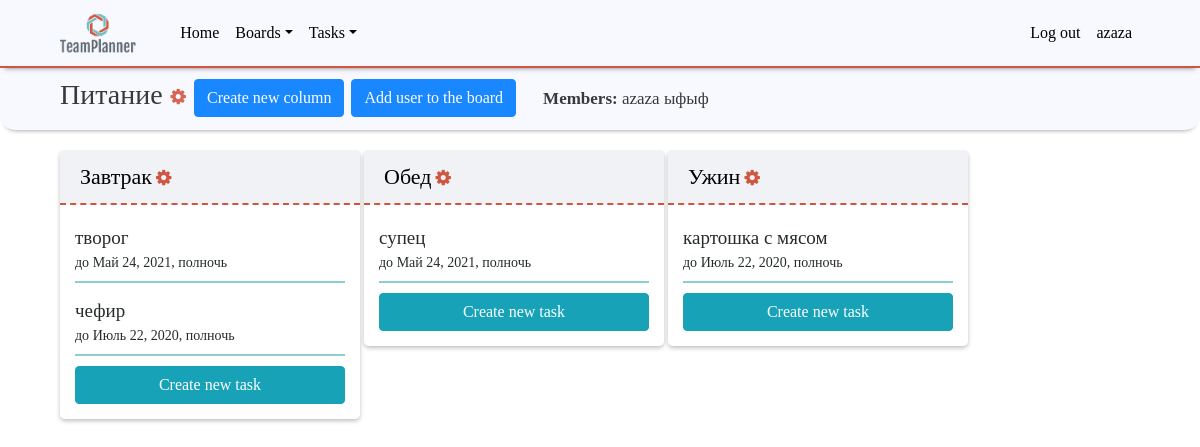
The app's page /boards/20/ (signed in) with its own data.
### mysite/apps/boards/models.py (models this page shows, shortened)
class Board(models.Model):
    users = models.ManyToManyField(User, related_name='boards')
    board_title = models.CharField('Name of title', max_length=200)
    pub_date = models.DateTimeField("Date of publication")
    class Meta:
        verbose_name = 'Доска'
        verbose_name_plural = 'Доски'

### mysite/apps/columns/models.py (models this page shows, shortened)
class Column(models.Model):
    board = models.ForeignKey(Board, on_delete=models.CASCADE, related_name="column", null=True)
    column_title = models.CharField('Name of title', max_length=200)
    class Meta:
        verbose_name = 'Колонка'
        verbose_name_plural = 'Колонки'

### mysite/apps/tasks/models.py (models this page shows)
class Task(models.Model):
    column = models.ForeignKey(Column, on_delete=models.CASCADE, related_name="task", null=True)
    author = models.ForeignKey(settings.AUTH_USER_MODEL, on_delete=models.CASCADE)
    how_do_this = models.ManyToManyField(settings.AUTH_USER_MODEL, related_name="how_do")
    title = models.CharField(max_length=200)
    description = models.TextField(default="")
    pub_date = models.DateTimeField("Date of publication")
    lead_time = models.DateTimeField("Date of assignment", null=True)  # можно не заполнять
    is_completed = models.BooleanField(default=False)
    def __str__(self):
        return self.title
    class Meta:
        verbose_name = 'Задача'
        verbose_name_plural = 'Задачи'

### mysite/apps/boards/views.py (the view)
# urls.py: path('<int:board_id>/', views.detail, name='detail'),
@login_required(login_url='/login')
def detail(request, board_id):
    board = Board.objects.get(id=board_id)
    if request.user in board.users.all():
        columns_list = Column.objects.filter(board=board_id)
        task_list = Task.objects.all()
        return render(request, 'boards/detail.html',
                      {'board': board, 'columns_list': columns_list, 'task_list': task_list})
    else:
        return render(request, "account_pages/warning.html")

### mysite/templates/boards/detail.html (shortened to what this page needs)
{% extends "../account_pages/base.html" %}
{% block board %}
    <div class="board-title-block main-padding">
        <h3>
            {{board.board_title}}
            <div class="dropdown show" style="display: inline-block;">
                <a class="btn btn-link settings-link" href="#" role="button" id="dropdownSettingsBoard" data-toggle="dropdown" aria-expanded="false">
                    <i class="fa fa-cog" aria-hidden="true"></i>
                </a>
            </div>
            <a class="btn btn-primary" href="/columns/create_column/{{board.id}}">Create new column</a>
            <a class="btn btn-primary" href="/boards/invite_user/{{board.id}}/">Add user to the board</a>
            <span style="font-size: 17px; font-weight: 400;padding-left: 20px">
                <b>Members:</b>
                {% for user in board.users.all %}
                    {{user.username}}
                {% endfor %}
            </span>
        </h3>
    </div>
    <div class="columns-block main-padding">
        {% for column in board.column.all %}
            <div class="column-block">
                <div class="column-title-block">
                    <a class="column-title" href="#">{{column.column_title}}</a>
                    <div class="dropdown show" style="display: inline-block;">
                        <a class="settings-link" href="#" role="button" id="dropdownSettingsColumn" data-toggle="dropdown" aria-expanded="false">
                            <i class="fa fa-cog" aria-hidden="true"></i>
                        </a>
                    </div>
                </div>
                <div class="column-content">
                    {% for task in column.task.all %}
                        <a class="task-title {% if task.is_completed %}completed-task{% endif %}" href="#"
                           onclick="showTaskInfo({'title': '{{task.title}}', 'author':'{{task.author}}',
                           'pub_date':'{{task.pub_date}}', 'lead_time':'{{task.lead_time}}',
                           'work_id': '{{task.id}}/{{column.id}}/{{board.id}}', 'is_completed': '{{task.is_completed}}',
                           'description': '{{task.description}}', 'id_for_add_comments': '{{task.id}}/{{board.id}}'})">
                            {{task.title}}
                            <div class="task-date">до {{task.lead_time}}</div>
                        </a>
                    {% endfor %}
                    <a href="tasks/create_task/{{column.id}}/{{board.id}}" role="button" class="btn btn-info btn-new-task">Create new task</a>
                </div>
            </div>
        {% endfor %}
    </div>
    {% load static %}
{% endblock %}

### mysite/templates/account_pages/base.html (shortened to what this page needs)
<!DOCTYPE html>
<html lang="en">
	<head>
		<link rel="stylesheet" href="https://stackpath.bootstrapcdn.com/bootstrap/4.3.1/css/bootstrap.min.css">
		{% load static %}
		<link rel="stylesheet" type="text/css" href="{% static 'css/main.css' %}">
		<link rel="stylesheet" href="https://cdnjs.cloudflare.com/ajax/libs/font-awesome/4.7.0/css/font-awesome.min.css">
	</head>
	<body>
		<header>
			<nav class="navbar navbar-expand-sm main-padding" id="menuheader">
				<a class="navbar-brand" href="#">
					<img src="{% static 'img/logo.png' %}" alt="Logo" class="logo">
				</a>
				<div class="collapse navbar-collapse" id="navbarNav">
					<ul class="navbar-nav mr-auto">
						<li class="nav-item">
							<a class="nav-link" href="/">Home</a>
						</li>
						{% if user.is_authenticated %}
							<li class="nav-item dropdown">
							<a class="nav-link dropdown-toggle" href="#" id="navbarDropBoards" data-toggle="dropdown">Boards</a>
						</li>
						{% endif %}
							<li class="nav-item dropdown">
								<a class="nav-link dropdown-toggle" href="#" id="navbarDropTasks" data-toggle="dropdown">Tasks</a>
							</li>
					</ul>
					<ul class="navbar-nav">
						{% if user.is_authenticated %}
								<li class="nav-item">
									<a class="nav-link" href="/logout">Log out</a>
								</li>
								<li class="nav-item">
									<a class="nav-link" href="/">{{user.username}}</a>
								</li>
						{% endif %}
					</ul>
				</div>
			</nav>
		</header>
		{% if not board %}
			<div class="container">
				<div id="content" name="content" class="main">
					{% if user.is_authenticated %}
						<h1 class="mt-2">{{user.username}}</h1>
						<hr class="mt-0">
					{% endif %}
					{% block content %}
					{% endblock %}
				</div>
			</div>
		{% else %}
			{% block board %}
			{% endblock %}
		{% endif %}
	</body>
</html>

### mysite/static/css/main.css (style rules this page uses)
body { background-size: cover; background: url('../img/back.jpg') no-repeat fixed; font-family: Fira Sans; }
.logo { height: 40px; margin-right: 20px }
header { margin-bottom: 20px; height: 70px; z-index: 10; position: relative; }
#menuheader { font-family: OfficinaSans; padding-left: 60px; padding-right: 60px; border-bottom: 2px solid #D15641; box-shadow: 0 5px 5px -5px rgba(0, 0, 0, .5); opacity: 0.9; background: ghostwhite; position: fixed; width: 100%; top: 0; }
.main-padding { padding-left: 60px; padding-right: 60px; }
#menuheader .nav-link { color: black }
.settings-link { font-size: 18px; padding: 0; color: #D15641; }
.column-title { color: black; font-size: 22px; font-weight: 500; font-family: OfficinaSans; }
.column-block { border-radius: 5px; box-shadow: 0 2px 4px rgba(0, 0, 0, .25); width: 300px; display: inline-block; vertical-align: top; background: #f0f2f5; overflow-y: auto; max-height: 98%; }
.column-title-block { cursor: pointer; padding: 10px 20px; border-bottom: 2px dashed #D15641; color: white; white-space: normal; }
.column-content { padding: 15px; background: white; }
.task-title { color: #262c2c; font-size: 19px; display: block; font-family: OfficinaSans; margin-bottom: 10px; border-bottom: 2px solid #8ECDD1; white-space: normal; line-height: 20px; padding-top: 8px; padding-bottom: 8px; }
.task-date { font-size: 14px; margin-top: 5px; font-family: Fira Sans; }
.board-title-block { position: fixed; width: 100%; z-index: 9; background: ghostwhite; top: 68px; padding-top: 10px; padding-bottom: 5px; box-shadow: 0 5px 5px -5px rgba(0, 0, 0, .5); border-radius: 0 0 15px 15px; opacity: 0.9; }
.board-title-block h3 { display: inline-block }
.columns-block { margin-top: 60px; overflow-x: auto; overflow-y: hidden; white-space: nowrap; position: absolute; top: 90px; right: 0; bottom: 0; left: 0; }
.btn-new-task { width: 100% }

### records on screen
Board: board_title "Питание"
Column: column_title "Завтрак"
Task: title "творог", lead_time "Май 24, 2021, полночь"
Task: title "чефир", lead_time "Июль 22, 2020, полночь"
Column: column_title "Обед"
Task: title "супец", lead_time "Май 24, 2021, полночь"
Column: column_title "Ужин"
Task: title "картошка с мясом", lead_time "Июль 22, 2020, полночь"

### other values on screen
{{ user.username }} "azaza"
{{ user.username }} "ыфыф"
